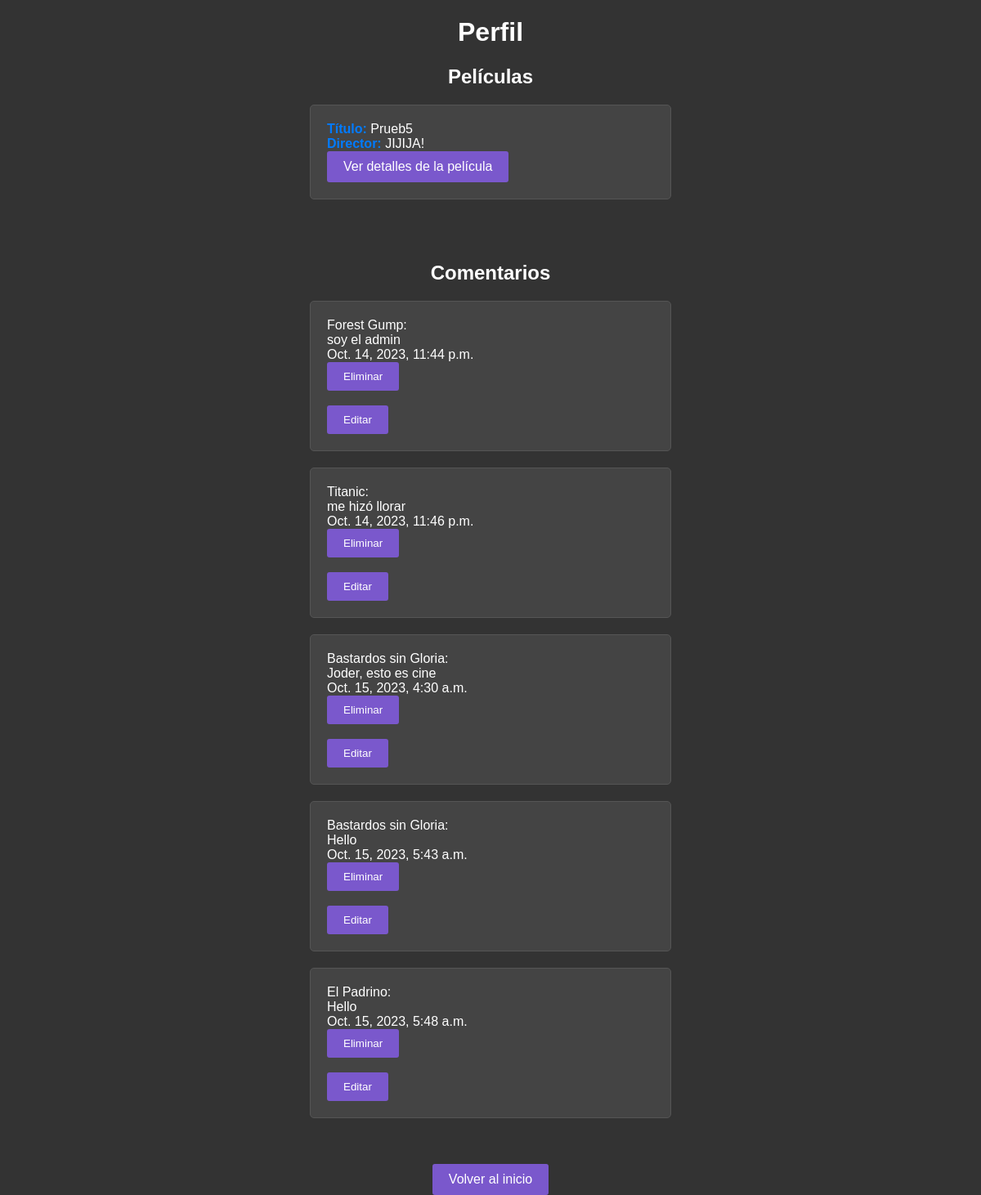
The app's page /perfil (signed in) with its own data.
### pelis_crud/models.py (models this page shows, shortened)
class Pelicula(models.Model):
    id = models.IntegerField(primary_key=True)
    titulo = models.CharField(max_length=200)
    director = models.CharField(max_length=100)
    usuario = models.ForeignKey(Usuario, on_delete=models.CASCADE, default=None, null=True)
    def __str__(self):
        return self.titulo

class Comentario(models.Model):
    usuario = models.ForeignKey(Usuario, on_delete=models.CASCADE)
    pelicula = models.ForeignKey(Pelicula, on_delete=models.CASCADE)
    texto = models.TextField()
    fecha = models.DateTimeField(auto_now_add=True)

### pelis_crud/views.py (the view)
# urls.py: path('perfil', views.ver_perfil, name='ver_perfil'),
def ver_perfil(request):
    usuario = request.user.usuario
    peliculas = Pelicula.objects.filter(usuario=usuario)
    comentarios = Comentario.objects.filter(usuario=usuario)
    return render(request, 'perfil.html', {'usuario': usuario, 'peliculas': peliculas, 'comentarios': comentarios})

### pelis_crud/templates/perfil.html (shortened to what this page needs)
<!DOCTYPE html>
<html lang="en">
<head>
</head>
<body>
    <h1>Perfil</h1>
    <h2>Películas</h2>
    <ul>
        {% for pelicula in peliculas %}
            <li>
                <strong>Título:</strong> {{ pelicula.titulo }}<br>
                <strong>Director:</strong> {{ pelicula.director }}<br>
                <a href="{% url 'pelicula' pelicula.id %}">Ver detalles de la película</a>
            </li>
        {% empty %}
            <p>Aún no has agregado ninguna película.</p>
        {% endfor %}
    </ul>
    <br><br>
    <h2>Comentarios</h2>
    <ul>
        {% for comentario in comentarios %}
            <li>
                {{ comentario.pelicula }}:<br>
                {{ comentario.texto }}<br>
                {{ comentario.fecha }}<br>
                {% if comentario.usuario == request.user.usuario %}
                    <form method="post" action="{% url 'eliminar_comentario' comentario.id %}">
                        <button type="submit">Eliminar</button>
                    </form>
                    <br>
                    <form method="post" action="{% url 'editar_comentario' comentario.id %}">
                        <button type="submit">Editar</button>
                    </form>
                {% endif %}
            </li>
        {% empty %}
            <p>Aún no has comentado ninguna película.</p>
        {% endfor %}
    </ul>
    <br><br>
    <a href="{% url 'home' %}">Volver al inicio</a>
</body>
</html>

### pelis_crud/templates/perfil.html (style rules this page uses)
body { background-color: #333; color: #fff; font-family: Arial, sans-serif; text-align: center; margin: 0; padding: 0; }
h1, h2 { color: #fff; }
ul { list-style: none; padding: 0; }
li { background-color: #444; border: 1px solid #555; border-radius: 5px; max-width: 400px; margin: 0 auto; padding: 20px; margin-bottom: 20px; text-align: left; }
strong { color: #007BFF; }
a { display: inline-block; padding: 10px 20px; background-color: #7a58cc; color: #fff; text-decoration: none; border: none; border-radius: 3px; cursor: pointer; transition: background-color 0.3s; }
button { background-color: #7a58cc; color: #fff; padding: 10px 20px; border: none; border-radius: 3px; cursor: pointer; transition: background-color 0.3s; }

### records on screen
Pelicula: titulo "Prueb5", director "JIJIJA!"
Comentario: pelicula "Forest Gump", texto "soy el admin", fecha "Oct. 14, 2023, 11:44 p.m.", shows "Eliminar"
Comentario: pelicula "Titanic", texto "me hizó llorar", fecha "Oct. 14, 2023, 11:46 p.m.", shows "Eliminar"
Comentario: pelicula "Bastardos sin Gloria", texto "Joder, esto es cine", fecha "Oct. 15, 2023, 4:30 a.m.", shows "Eliminar"
Comentario: pelicula "Bastardos sin Gloria", texto "Hello", fecha "Oct. 15, 2023, 5:43 a.m.", shows "Eliminar"
Comentario: pelicula "El Padrino", texto "Hello", fecha "Oct. 15, 2023, 5:48 a.m.", shows "Eliminar"
